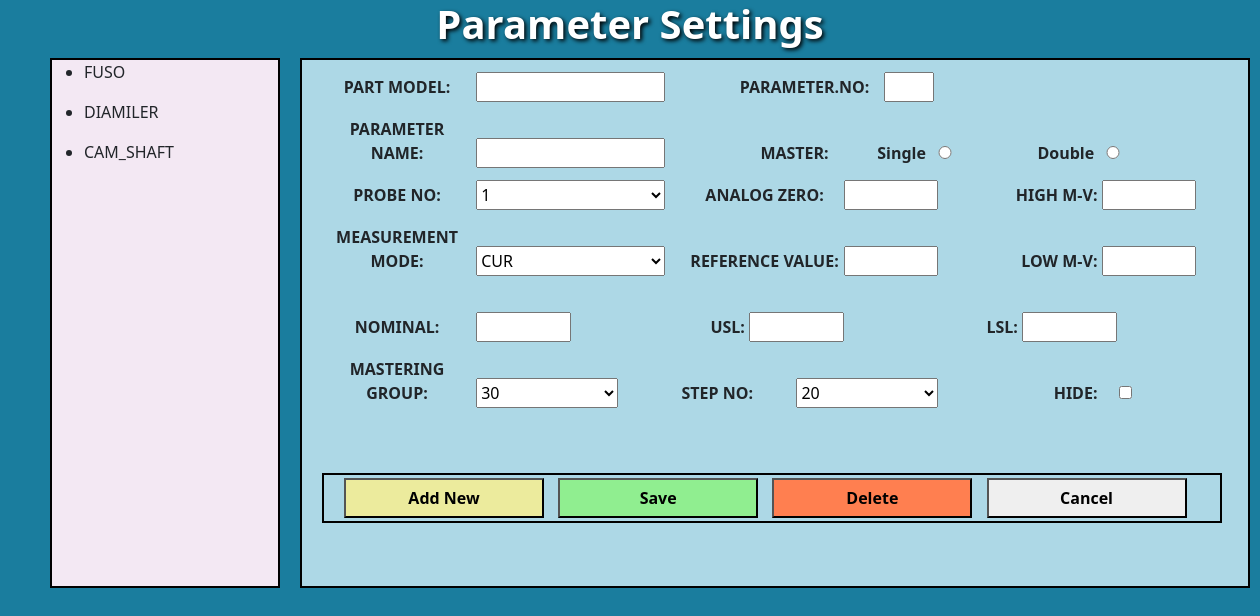
/parameter/, run on the app's committed database.
### app/models.py (models this page shows)
class TableOneData(models.Model):
    part_name = models.CharField(max_length=100)
    customer_name = models.CharField(max_length=100)
    part_model = models.CharField(max_length=100)
    id = models.AutoField(primary_key=True)  # Ensure that 'id' is used as the primary key
    part_no = models.CharField(max_length=100)
    is_selected = models.BooleanField(default=False)  # This field represents the checkbox state

### app/views.py (the view, shortened to what this page needs)
# urls.py: path('parameter/',views.parameter,name="parameter"),
@csrf_exempt
def parameter(request):
    if request.method == 'GET':
        try:
            table_body_1_data = TableOneData.objects.all()
            model_id = request.GET.get('model_name')
            print('your selected model from the web page is:', model_id)
            parameter_name = request.GET.get('parameter_name')
            print('Your selected parameter from the web page is:', parameter_name)
            selected_id = request.GET.get('id')
            print('Selected ID:', selected_id)  # Add this line for debugging
            if selected_id:
                parameter = get_object_or_404(captvalues, id=selected_id)
                parameter_details = {
                    'id': parameter.id,
                    'sr_no': parameter.sr_no,
                    'parameter_name': parameter.parameter_name,
                    'single_radio': parameter.single_radio,
                    'double_radio': parameter.double_radio,
                    'analog_zero': parameter.analog_zero,
                    'reference_value': parameter.reference_value,
                    'high_mv': parameter.high_mv,
                    'low_mv': parameter.low_mv,
                    'probe_no': parameter.probe_no,
                    'measurement_mode': parameter.measurement_mode,
                    'nominal': parameter.nominal,
                    'usl': parameter.usl,
                    'lsl': parameter.lsl,
                    'mastering': parameter.mastering,
                    'step_no': parameter.step_no,
                    'hide_checkbox': parameter.hide_checkbox,
                }
                print('Parameter Details:', parameter_details)
                return JsonResponse({'parameter_details': parameter_details})
            elif model_id:
                paraname = captvalues.objects.filter(model_id=model_id).values('parameter_name','id')
                print('your filtered values are:', paraname)
                return JsonResponse({'paraname': list(paraname)})
            else:
                paraname = []  # If no model is selected, set paraname to an empty list
            return render(request, 'app/parameter.html', {
                'table_body_1_data': table_body_1_data,
                'paraname': paraname,
                'selected_model_id': model_id,
            })
        except Exception as e:
            print(f'Exception: {e}')
            return JsonResponse({'key': 'value'})
    else:
        return HttpResponseNotAllowed(['GET', 'POST', 'DELETE'])
    return render(request, 'app/parameter.html')

### app/templates/app/parameter.html (shortened to what this page needs)
{% extends 'app/layouts/main.html' %}
{% block content %}
<center style="color: white; text-shadow: 2px 2px 4px #000000;">
    <h1><b>Parameter Settings</b></h1></center>
<div class="box-1" id="box1">
    <label for="partModel">PART MODEL:</label>
    <input type="text" id="partModel" readonly>
    <label for="sr.no" style="margin-left: 60px;">PARAMETER.NO:</label>
    <input type="text" id="sr_no" name="sr_no" style="width: 50px;"><br>
        <label for="parameter_name">PARAMETER NAME:</label>
        <input type="text" id="parameter_name" value="{{ value.parameter_name }}" >
        <label style="margin-left: 50px;">MASTER:</label>
        <label for="single" style="margin-left: -30px;" >Single
            <input type="radio" id="single" name="radioOption"  onclick="handleRadioClick('single')">
        </label>
        <label for="double" style="margin-left: 10px;">Double
            <input type="radio" id="double" name="radioOption" onclick="handleRadioClick('double')">
        </label><br>
        <label for="probe_no">PROBE NO:</label>
        <select id="probe_no" name="probe_no" oninput="validateInteger(this)" onchange="fetchProbeId(this.value)">
            <script>
                for (var i = 1; i <= 11; i++) {
                    document.write('<option value="' + i + '">' + i + '</option>');
                }
            </script>
        </select>
        <label for="analog_zero">ANALOG ZERO:</label>
        <input type="text" id="analog_zero" style="width: 10%;" value="{{ value.analog_zero }}" oninput="validateInteger(this)">
        <label for="high_mv" style="text-align: right;margin-left: 5px;">HIGH M-V:</label>
        <input type="text" id="high_mv" style="width: 10%;" value="{{ value.high_mv }}" oninput="validateInteger(this)" ><br>
        <label for="measurement_mode">MEASUREMENT MODE:</label>
        <select id="measurement_mode" name="measurement_mode">
            <option value="CUR" {% if value.measurement_mode == 'CUR' %}selected{% endif %}>CUR</option>
        </select>
        <label for="reference_value">REFERENCE VALUE:</label>
        <input type="text" id="reference_value" style="width: 10%;" value="{{ value.reference_value }}" oninput="validateInteger(this)">
        <label for="low_mv" style="text-align: right; margin-left: 5px;" >LOW M-V:</label>
        <input type="text" id="low_mv" style="width: 10%;" value="{{ value.low_mv }}" oninput="validateInteger(this)"><br><br>
        <label for="nominal">NOMINAL:</label>
        <input type="text" id="nominal" style="width: 10%;" value="{{ value.nominal }}" oninput="validateInteger(this)" >
        <label for="usl" style="text-align: right;">USL:</label>
        <input type="text" id="usl" style="width: 10%;" value="{{ value.usl }}" oninput="validateInteger(this)">
        <label for="lsl" style="text-align: right;">LSL:</label>
        <input type="text" id="lsl" style="width: 10%;" value="{{ value.lsl }}" oninput="validateInteger(this)" ><br>
        <label for="mastering" style="margin-top: 15px;">MASTERING GROUP:</label>
        <select id="mastering"  style="width: 15%;" name="mastering" oninput="validateInteger(this)">
            <script>
                for (var i = 1; i <= 30; i++) {
                    document.write('<option value="' + i + '" {% if value.mastering == i %}selected{% endif %}>' + i + '</option>');
                }
            </script>
        </select>
        <label for="step_no">STEP NO:</label>
        <select id="step_no" style="width: 15%;" name="step_no" oninput="validateInteger(this)">
            <script>
                for (var i = 1; i <= 20; i++) {
                    document.write('<option value="' + i + '" {% if value.step_no == i %}selected{% endif %}>' + i + '</option>');
                }
            </script>
        </select>
        <label for="hide" style="text-align: right;margin-left: 5px;">HIDE:</label>
        <input type="checkbox" id="hide" style="width: 5%;margin-left:0px;" name="hideCheckbox" {% if value.hide_checkbox %}checked{% endif %}><br>
    <div class="box-3">
        <button type="button" id="add-btn"><b> Add New</b></button>
        <button type="button" id="save-btn" onclick="saveValues()"><b>Save</b></button>
        <button type="button" id="deleteParameterBtn"><b> Delete</b></button>
        <a href="{% url 'index' %}" >
        <button type="button" id="cancel-btn"><b>Cancel</b></button>
        </a>
    </div>
</div>
<div class="box-2" id="model_name">
    {% for data in table_body_1_data %}
        <ul class="model-ul">
            <li class="model-name" data-model-id="{{ data.model_id }}">{{ data.part_model }}</li>
        </ul>
    {% endfor %}
</div>
{% endblock content %}

### app/static/css/style.css (style rules this page uses)
body { background-color: #1a7d9e; }

### app/templates/app/parameter.html (style rules this page uses)
.box-1 { height: 530px; width: 950px; margin-left: 300px; margin-top: 10px; background-color: lightblue; border: 2px solid black; }
.box-3 { height: 50px; width: 900px; margin-left: 20px; border: 2px solid black; margin-top: 65px; }
.box-2 { height:530px; width: 230px; margin-left: 50px; background-color:rgb(243, 232, 243); border: 2px solid black; margin-top: -530px; }
label { display: inline-block; width: 150px; margin-top: 15px; text-align: center; margin-left: 20px; font-weight: bold; }
input { margin-top: 10px; box-sizing: border-box; width: 20%; }
select { margin-top: 10px; box-sizing: border-box; width: 20%; height: 30px; }
#add-btn { width: 200px; height: 40px; margin-top: 3px; margin-left: 20px; background-color: rgb(236, 235, 157); }
#deleteParameterBtn { width: 200px; height: 40px; margin-top: 3px; margin-left: 10px; background-color: coral; }
#save-btn { width: 200px; height: 40px; margin-left: 10px; background-color: lightgreen; }
#cancel-btn { width: 200px; height:40px ; margin-left: 10px; }
.box-2 { overflow-x: auto; overflow-y: auto; }

### data on the page
TableOneData: part_model "FUSO"
TableOneData: part_model "DIAMILER"
TableOneData: part_model "CAM_SHAFT"
